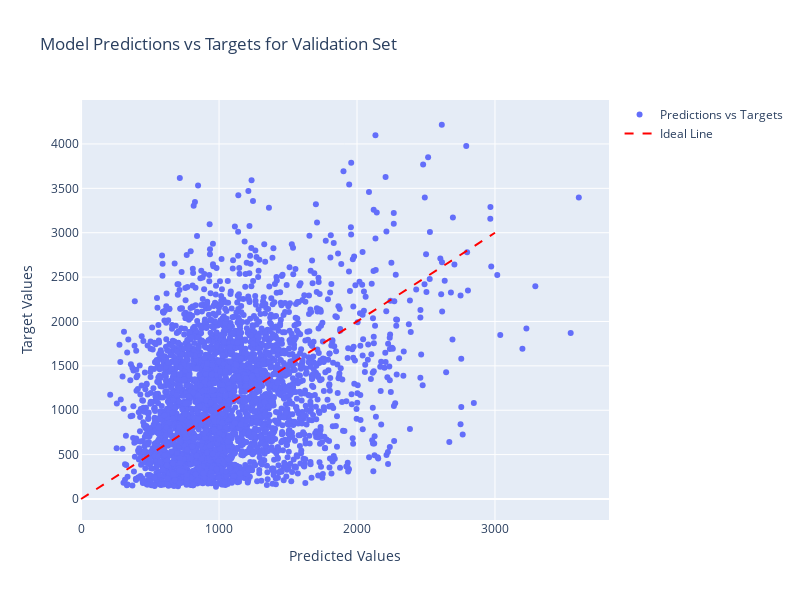

The notebook cell saved with this chart:
### Code cell
import plotly.graph_objects as go

# Show the prediction on the validation set
model.eval()
with torch.no_grad():
    inp = []
    tar = []
    boards = []
    for inputs, targets in val_dataloader:
        inputs, targets = inputs.to(device), targets.to(device)
        outputs = model(inputs.permute(0, 3, 1, 2))
        inp.extend(outputs.squeeze().cpu().numpy().flatten())
        tar.extend(targets.squeeze().cpu().numpy().flatten())
        boards.extend(inputs.cpu().numpy())  # Store the boards
    fig = go.Figure()
    fig.add_trace(go.Scatter(x=inp, y=tar, mode='markers', name='Predictions vs Targets'))
    fig.add_trace(go.Scatter(x=[0, 3000], y=[0, 3000], mode='lines', name='Ideal Line', line=dict(color='red', dash='dash')))
    fig.update_layout(
        title="Model Predictions vs Targets for Validation Set",
        xaxis_title="Predicted Values",
        yaxis_title="Target Values",
        width=800,
        height=600
    )
    fig.show()

## Show the prediction on the training set
#model.eval()
#with torch.no_grad():
#    inp = []
#    tar = []
#    for inputs, targets in train_dataloader:
#        inputs, targets = inputs.to(device), targets.to(device)
#        outputs = model(inputs.permute(0, 3, 1, 2))
#        inp.extend(outputs.squeeze().cpu().numpy().flatten())
#        tar.extend(targets.squeeze().cpu().numpy().flatten())
#
#    fig = go.Figure()
#    fig.add_trace(go.Scatter(x=inp, y=tar, mode='markers', name='Predictions vs Targets'))
#    fig.add_trace(go.Scatter(x=[0, 3000], y=[0, 3000], mode='lines', name='Ideal Line', line=dict(color='red', dash='dash')))
#    fig.update_layout(
#        title="Model Predictions vs Targets on Training Set",
#        xaxis_title="Predicted Values",
#        yaxis_title="Target Values",
#        width=800,
#        height=600
#    )
#    fig.show()

### Figure 1 — Plotly figure (JSON) as saved in the notebook; plotly's stock layout.template omitted (floating-point values rounded to 4 significant figures; data arrays with more than 128 entries replaced by an {"elided": "..."} marker saying what was removed)
{"data": [{"mode": "markers", "name": "Predictions vs Targets", "type": "scatter", "x": {"elided": "3289 float values"}, "y": {"elided": "3289 float values"}}, {"line": {"color": "red", "dash": "dash"}, "mode": "lines", "name": "Ideal Line", "type": "scatter", "x": [0, 3000], "y": [0, 3000]}], "layout": {"height": 600, "title": {"text": "Model Predictions vs Targets for Validation Set"}, "width": 800, "xaxis": {"title": {"text": "Predicted Values"}}, "yaxis": {"title": {"text": "Target Values"}}}}
